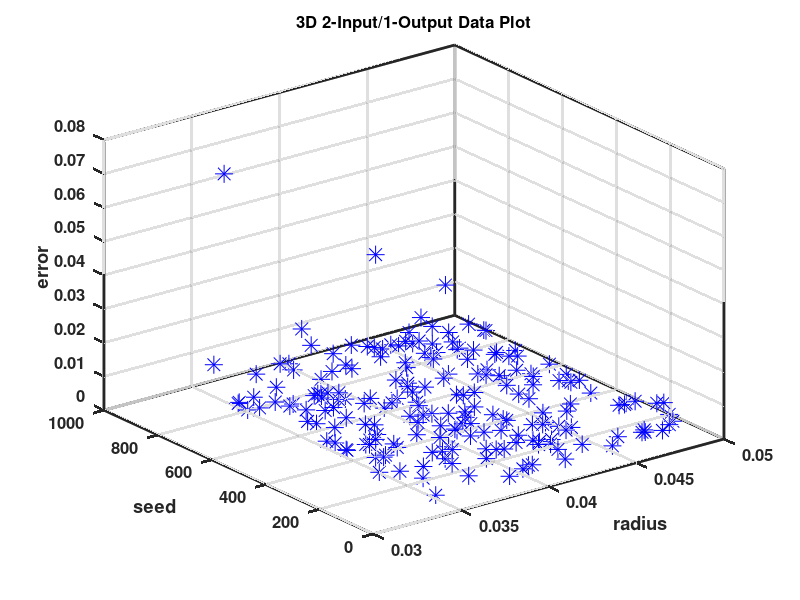

Here is the MATLAB script that generated this plot:
clf
X = [
4.764302e-02 1.765855e+02 8.024703e-03 1
4.827115e-02 9.713318e+02 1.696093e-04 1
3.904469e-02 2.279374e+02 7.954812e-03 1
4.239611e-02 9.564481e+02 9.031630e-04 1
3.746383e-02 4.770185e+02 3.673823e-05 1
4.613777e-02 5.554133e+02 9.793350e-04 1
3.966350e-02 4.442255e+02 5.352442e-03 1
3.826938e-02 5.677074e+02 3.018692e-05 1
3.546745e-02 3.175922e+02 3.434553e-03 1
4.782820e-02 8.664626e+02 4.704810e-05 1
4.438742e-02 3.079242e+02 9.683577e-04 1
4.875579e-02 2.882954e+02 1.424349e-03 1
4.468585e-02 6.948036e+02 3.429847e-05 1
4.108612e-02 4.110090e+02 1.177645e-05 1
3.927928e-02 7.323138e+02 1.915294e-03 1
3.611303e-02 2.129717e+02 1.350875e-04 1
4.701835e-02 7.584771e+02 1.046057e-05 1
3.592698e-02 3.998374e+02 3.499797e-03 1
3.790837e-02 6.936640e+02 1.894042e-05 1
4.914996e-02 1.478207e+02 3.333146e-05 1
3.796409e-02 1.642290e+02 1.113716e-05 1
4.537061e-02 7.781699e+02 1.689625e-03 1
4.802091e-02 5.796563e+02 3.399925e-05 1
3.816371e-02 9.666086e+02 4.310645e-04 1
4.544481e-02 1.177920e+02 6.101492e-05 1
4.837961e-02 7.457633e+02 1.815799e-05 1
3.531384e-02 8.478580e+02 7.329294e-05 1
4.778646e-02 1.522781e+02 2.296278e-04 1
4.939378e-02 4.976982e+02 4.557505e-06 1
4.404265e-02 1.986920e+02 3.739074e-03 1
4.655466e-02 9.083047e+02 5.784557e-04 1
4.516091e-02 7.084226e+02 5.967954e-05 1
4.280838e-02 7.502434e+02 7.978584e-05 1
4.191382e-02 3.646529e+02 3.109442e-05 1
4.905865e-02 7.052735e+02 3.929300e-05 1
4.354654e-02 5.067698e+02 3.334922e-06 1
4.077236e-02 4.510434e+02 3.614520e-04 1
4.811109e-02 9.116624e+02 1.482184e-02 1
4.271699e-02 7.005561e+02 6.707116e-05 1
4.083895e-02 6.362924e+02 2.537022e-04 1
3.919819e-02 7.291259e+02 2.008397e-04 1
4.250629e-02 1.015462e+02 8.746626e-04 1
3.764812e-02 4.219186e+02 4.560975e-04 1
3.708540e-02 5.618104e+02 3.864441e-03 1
4.812910e-02 5.951530e+02 1.445901e-04 1
4.278774e-02 4.929734e+02 1.021611e-04 1
3.961500e-02 3.784261e+02 1.187155e-03 1
4.593708e-02 8.466139e+02 6.545254e-05 1
4.663227e-02 6.156014e+02 9.127458e-04 1
3.911953e-02 7.623141e+02 1.013327e-03 1
3.670129e-02 4.642286e+02 6.959654e-05 1
3.655268e-02 7.909460e+02 8.806532e-04 1
3.996897e-02 3.706068e+02 8.151075e-03 1
3.925432e-02 4.410400e+02 2.112145e-04 1
4.941474e-02 7.372350e+02 1.761152e-05 1
4.449130e-02 1.677717e+02 4.754847e-06 1
3.812501e-02 2.356302e+02 4.936896e-03 1
3.893807e-02 3.248262e+02 5.278932e-05 1
4.384558e-02 5.928874e+02 4.691575e-05 1
4.974441e-02 9.321892e+02 2.160133e-04 1
3.560841e-02 4.657458e+02 1.028292e-05 1
4.333211e-02 2.098272e+02 1.732352e-04 1
3.868087e-02 7.848278e+02 5.394961e-06 1
4.210803e-02 4.260868e+02 5.321061e-05 1
4.723172e-02 8.424807e+02 4.555352e-03 1
4.628691e-02 9.146540e+02 2.256960e-05 1
4.720511e-02 3.885638e+02 6.724774e-05 1
4.953321e-02 6.181352e+02 1.640143e-04 1
4.262207e-02 3.473600e+02 1.976683e-04 1
4.576981e-02 6.082322e+02 2.655910e-03 1
4.735039e-02 5.365946e+02 1.123810e-04 1
4.711869e-02 9.379680e+02 5.635283e-03 1
3.584681e-02 2.817030e+02 3.977985e-05 1
4.021270e-02 6.244739e+02 3.587689e-06 1
4.955419e-02 1.609012e+02 3.366481e-06 1
4.842918e-02 1.262731e+02 1.268234e-04 1
3.950676e-02 3.393474e+02 3.381740e-05 1
4.224093e-02 2.667280e+02 9.153041e-05 1
3.939681e-02 1.055852e+02 1.064657e-05 1
4.123009e-02 1.927132e+02 6.384553e-03 1
4.983575e-02 8.734776e+02 3.251943e-04 1
3.979250e-02 9.838384e+02 5.579341e-04 1
4.636620e-02 1.576343e+02 1.483561e-05 1
4.358124e-02 4.020605e+02 1.788931e-04 1
4.326616e-02 6.721985e+02 1.949374e-04 1
3.514460e-02 8.329905e+02 1.205914e-03 1
4.985732e-02 8.831168e+02 3.636289e-05 1
3.882609e-02 7.809704e+02 4.973972e-04 1
4.304470e-02 2.565628e+02 2.053706e-05 1
4.218348e-02 8.955930e+02 7.121141e-05 1
4.060566e-02 9.214064e+02 7.176789e-03 1
3.715257e-02 7.151733e+02 4.828662e-04 1
4.102447e-02 1.273408e+02 3.255502e-04 1
4.553682e-02 3.819250e+02 2.772218e-05 1
4.048591e-02 5.465372e+02 9.148940e-05 1
3.638521e-02 8.598240e+02 6.288133e-06 1
3.515543e-02 8.021585e+02 7.723677e-05 1
4.459897e-02 9.471632e+02 3.279094e-06 1
3.526655e-02 1.108795e+02 1.567289e-05 1
4.033978e-02 6.845593e+02 5.164302e-04 1
4.653540e-02 3.582701e+02 9.136795e-06 1
4.087970e-02 1.322861e+02 2.157753e-04 1
4.132523e-02 2.513701e+02 2.724180e-05 1
4.170072e-02 6.430934e+02 1.068171e-02 1
4.096495e-02 2.576061e+02 1.765822e-04 1
3.502967e-02 3.050271e+02 1.781048e-05 1
3.834580e-02 8.094077e+02 1.929918e-02 1
3.575669e-02 7.971441e+02 1.950731e-05 1
3.949892e-02 7.224139e+02 1.074854e-04 1
3.761050e-02 4.066082e+02 2.398779e-05 1
4.365781e-02 3.938182e+02 1.101277e-06 1
4.477123e-02 9.275655e+02 4.946798e-06 1
4.870685e-02 4.845602e+02 8.606017e-04 1
4.880100e-02 4.167061e+02 1.813104e-05 1
4.417274e-02 7.991815e+02 5.033052e-05 1
3.699224e-02 8.154665e+02 3.733815e-03 1
4.769850e-02 1.425372e+02 5.033856e-05 1
3.659984e-02 7.397507e+02 1.488658e-03 1
4.299340e-02 7.179011e+02 8.184106e-05 1
4.684396e-02 8.779648e+02 4.009031e-04 1
4.689807e-02 6.783279e+02 1.412305e-06 1
4.504953e-02 2.911914e+02 5.583651e-05 1
4.066794e-02 2.754703e+02 1.272279e-04 1
4.232031e-02 4.594083e+02 3.784040e-04 1
3.539532e-02 4.486913e+02 7.179769e-04 1
4.609768e-02 4.702343e+02 1.863787e-04 1
4.461424e-02 5.766519e+02 2.146910e-04 1
4.746099e-02 1.391415e+02 4.652546e-04 1
4.118038e-02 8.815641e+02 1.008467e-04 1
4.041041e-02 1.222296e+02 1.668034e-04 1
3.686387e-02 5.899233e+02 2.357673e-04 1
4.564604e-02 6.468594e+02 8.744558e-03 1
3.983325e-02 2.203228e+02 4.189596e-04 1
4.340329e-02 4.286134e+02 7.677320e-04 1
4.507298e-02 2.459309e+02 1.347192e-03 1
3.719348e-02 4.813458e+02 5.554750e-05 1
3.624622e-02 6.506596e+02 7.152189e-04 1
3.855144e-02 5.525350e+02 4.543322e-05 1
3.994178e-02 9.434725e+02 1.855284e-05 1
3.632510e-02 3.664354e+02 1.021195e-03 1
3.800084e-02 3.547811e+02 8.773237e-03 1
4.924898e-02 3.148614e+02 1.272408e-04 1
4.322460e-02 1.754157e+02 1.882882e-05 1
4.624049e-02 6.696174e+02 5.943385e-06 1
4.698103e-02 9.733790e+02 1.063701e-04 1
4.141366e-02 6.547414e+02 9.493732e-05 1
4.485599e-02 3.278341e+02 1.440268e-04 1
4.739374e-02 8.211921e+02 4.448776e-05 1
3.679075e-02 9.963174e+02 6.056109e-02 1
3.642933e-02 6.295532e+02 5.373861e-04 1
3.604722e-02 3.849583e+02 2.797539e-05 1
4.025258e-02 9.812206e+02 2.148689e-05 1
4.181365e-02 4.367959e+02 2.028764e-06 1
3.618114e-02 9.946817e+02 4.973075e-03 1
3.739804e-02 1.888340e+02 3.538403e-03 1
3.837544e-02 2.783919e+02 3.089510e-04 1
4.582991e-02 8.175485e+02 2.003834e-05 1
4.863203e-02 5.237422e+02 2.831668e-05 1
4.930929e-02 5.410242e+02 2.778870e-04 1
4.969302e-02 2.036506e+02 3.742361e-03 1
4.424081e-02 3.365052e+02 2.826859e-05 1
4.374324e-02 2.328878e+02 1.089824e-04 1
4.492815e-02 9.637318e+02 2.638872e-02 1
3.864270e-02 7.554176e+02 4.086587e-04 1
4.407994e-02 8.900110e+02 5.967976e-05 1
4.201027e-02 8.615265e+02 4.886899e-04 1
4.569707e-02 9.022100e+02 1.897943e-03 1
4.601497e-02 5.029543e+02 4.807846e-04 1
4.534258e-02 9.343640e+02 2.002087e-04 1
4.287502e-02 2.248620e+02 1.384653e-04 1
3.882187e-02 7.690627e+02 9.099310e-04 1
3.726290e-02 7.705857e+02 3.692340e-05 1
3.775915e-02 4.906696e+02 5.706099e-04 1
4.317006e-02 2.407554e+02 2.287025e-05 1
4.394070e-02 9.896797e+02 3.905135e-05 1
4.004919e-02 3.512708e+02 4.058256e-03 1
3.848211e-02 3.332538e+02 9.115146e-06 1
4.013122e-02 8.538763e+02 2.567224e-04 1
4.523238e-02 8.983078e+02 1.340789e-03 1
4.430305e-02 9.538882e+02 4.420730e-04 1
4.387367e-02 5.692019e+02 7.091103e-04 1
3.784642e-02 6.588461e+02 2.289859e-03 1
4.792246e-02 6.348549e+02 1.898136e-05 1
3.555213e-02 5.343214e+02 8.766927e-05 1
4.854114e-02 2.946745e+02 1.246300e-03 1
4.244086e-02 6.649810e+02 1.573619e-04 1
3.694232e-02 2.658643e+02 4.743336e-04 1
4.147955e-02 5.298647e+02 6.105404e-05 1
4.160877e-02 2.985553e+02 2.648664e-02 1
4.154501e-02 5.827176e+02 4.113968e-04 1
3.572991e-02 5.147355e+02 1.652941e-05 1
4.673319e-02 6.030607e+02 5.039263e-05 1
4.993953e-02 1.997848e+02 4.822743e-05 1
4.828760e-02 6.875801e+02 1.750951e-03 1
4.759717e-02 8.260841e+02 1.130542e-05 1
4.894413e-02 5.097349e+02 2.413860e-05 1
4.184225e-02 6.099067e+02 2.084886e-05 1
4.643182e-02 8.354831e+02 3.227597e-06 1
3.748901e-02 5.215467e+02 9.028238e-03 1
4.901174e-02 1.851611e+02 5.191832e-03 1
];
iset = find(X(:,4)==0);
if size(iset) > 0
plot3(X(iset,1),X(iset,2),X(iset,3),'rX','MarkerSize',13)
hold on
end;
iset = find(X(:,4)==1);
if size(iset) > 0
plot3(X(iset,1),X(iset,2),X(iset,3),'b*','MarkerSize',13)
end;
hold off
xlabel('radius','FontWeight','bold','FontSize',12)
ylabel('seed','FontWeight','bold','FontSize',12)
zlabel('error','FontWeight','bold','FontSize',12)
set(gca,'linewidth',2)
set(gca,'fontweight','bold')
set(gca,'fontsize',12)
grid on
box on
title('3D 2-Input/1-Output Data Plot','FontWeight','bold','FontSize',12)
disp('red  *: failed runs.')
disp('blue X: good   runs.')
